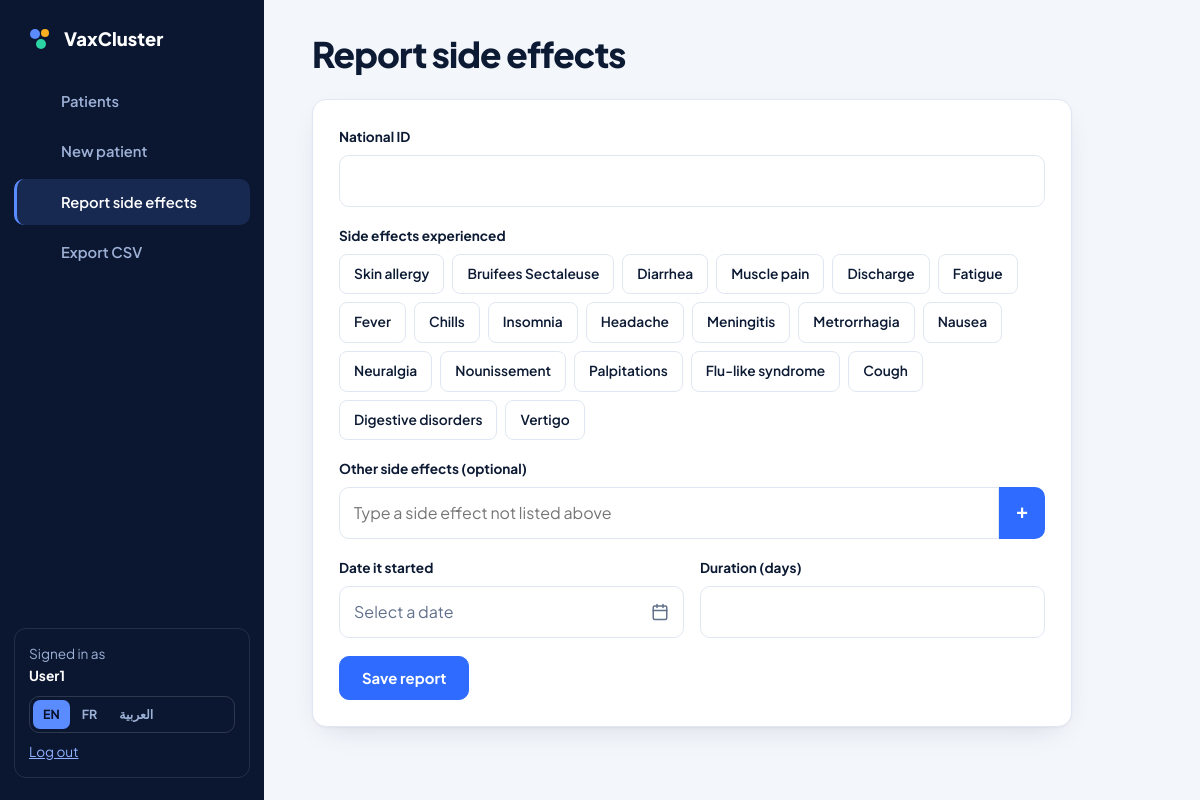
Screenshot of /patient_form.php (signed in) with the database file from the repository.
### tables this page shows
CREATE TABLE `effet_secondaire` (
  `id_effet` int(11) NOT NULL,
  `description` text DEFAULT NULL,
  `date_apparition` date DEFAULT NULL
);

### includes/lang.php (called while the page is built, shortened)
<?php
$LI = ['en' => 0, 'fr' => 1, 'ar' => 2];

### patient_form.php (the view, shortened to what this page needs)
<?php require __DIR__.'/includes/bootstrap.php'; require __DIR__.'/configuration/db_connection.php';
$mode=empty($_SESSION['username'])?'public':'app'; $ok=msg(flash('success_message')); $err=msg(flash('error_message'));
$fx=$conn->query("SELECT description FROM effet_secondaire ORDER BY description");
open_page(t('rep_h'),$mode,'report'); echo $mode==='public'?'<div class="wrap" style="padding-top:48px"><h1 style="font-size:2.4rem">'.h(t('rep_h')).'</h1>':'<div>'; ?>
<div class="card panel"><?php if($ok): ?><div class="alert ok" role="status"><?=h($ok)?></div><?php endif; ?><?php if($err): ?><div class="alert" role="alert"><?=h($err)?></div><?php endif; ?>
<form action="patient_form_action.php" method="post"><?=csrf_field()?>
<div class="field"><label for="idnum"><?=h(t('id_nat'))?></label><input id="idnum" name="idnum" inputmode="numeric" maxlength="20" pattern="[0-9]+" value="<?=h($_GET['id']??'')?>" required></div>
<div class="field"><span class="lbl"><?=h(t('fx_label'))?></span><div class="chips"><?php while($r=$fx->fetch_assoc()): ?><label><input type="checkbox" name="side_effects[]" value="<?=h($r['description'])?>"><span><?=h(td($r['description']))?></span></label><?php endwhile; ?></div></div>
<div class="field"><label for="other"><?=h(t('fx_other'))?></label><?=multi_input('side_effects[]',t('fx_other_ph'),'other')?></div>
<div class="two"><div class="field"><label for="dateappar"><?=h(t('d_start'))?></label><input class="ui" id="dateappar" name="dateappar" type="date" max="<?=date('Y-m-d')?>" required></div>
<div class="field"><label for="dureemanif"><?=h(t('d_dur'))?></label><input id="dureemanif" name="dureemanif" type="number" min="1" required></div></div>
<button class="btn" name="btn_submit"><?=h(t('save_report'))?></button></form></div></div>

### assets/css/app.css (style rules this page uses)
:root { --bg:#f3f6fb;--surface:#fff;--ink:#0c1a33;--muted:#62708c;--line:#e1e7f2;--brand:#2f6bff;--brand-ink:#fff;--brand-soft:#e8efff;--amber:#ffb020;--ok:#10b981;--bad:#f43f5e;--navy:#0b1730;--r:14px;--sh:0 1px 2px rgba(12,26,51,.04),0 10px 30px -14px rgba(12,26,51,.18) }
* { box-sizing:border-box }
html { scroll-behavior:smooth;scroll-padding-top:84px }
body { margin:0;background:var(--bg);color:var(--ink);font:16px/1.65 'Plus Jakarta Sans','Cairo',system-ui,sans-serif;-webkit-font-smoothing:antialiased }
.btn { display:inline-flex;align-items:center;justify-content:center;gap:8px;padding:12px 22px;border-radius:10px;border:1.5px solid var(--brand);background:var(--brand);color:var(--brand-ink);font:700 .93rem 'Plus Jakarta Sans',sans-serif;text-decoration:none;cursor:pointer;transition:transform .15s,box-shadow .15s }
.card { background:var(--surface);border:1px solid var(--line);border-radius:var(--r);padding:26px;box-shadow:var(--sh) }
input,select,textarea { width:100%;padding:12px 14px;border:1.5px solid var(--line);border-radius:10px;background:var(--surface);color:var(--ink);font:inherit }
.panel { max-width:760px }
.field { margin-bottom:18px }
label,.lbl { display:block;font-weight:700;font-size:.85rem;margin-bottom:6px }
.two { display:grid;grid-template-columns:1fr 1fr;gap:16px }
.chips { display:flex;flex-wrap:wrap;gap:8px }
.chips label { margin:0;position:relative }
.chips span { display:inline-block;padding:8px 14px;border:1.5px solid var(--line);border-radius:8px;font-weight:600;font-size:.86rem;cursor:pointer;background:var(--surface);transition:.15s }
.btn { white-space:nowrap }

### rows the page displays
effet_secondaire: description "Skin allergy"
effet_secondaire: description "Bruifees Sectaleuse"
effet_secondaire: description "Diarrhea"
effet_secondaire: description "Muscle pain"
effet_secondaire: description "Discharge"
effet_secondaire: description "Fatigue"
effet_secondaire: description "Fever"
effet_secondaire: description "Chills"
effet_secondaire: description "Insomnia"
effet_secondaire: description "Headache"
effet_secondaire: description "Meningitis"
effet_secondaire: description "Metrorrhagia"
effet_secondaire: description "Nausea"
effet_secondaire: description "Neuralgia"
effet_secondaire: description "Nounissement"
effet_secondaire: description "Palpitations"
effet_secondaire: description "Flu-like syndrome"
effet_secondaire: description "Cough"
effet_secondaire: description "Digestive disorders"
effet_secondaire: description "Vertigo"

### other values shown
t($n[2]) "Patients"
t($n[2]) "New patient"
t($n[2]) "Report side effects"
t($n[2]) "Export CSV"
t('signed_in') "Signed in as"
$_SESSION['username'] "User1"
$l "EN"
$l "FR"
$l "العربية"
t('logout') "Log out"
$heading ?: $title "Report side effects"
t('id_nat') "National ID"
t('fx_label') "Side effects experienced"
t('fx_other') "Other side effects (optional)"
t('d_start') "Date it started"
